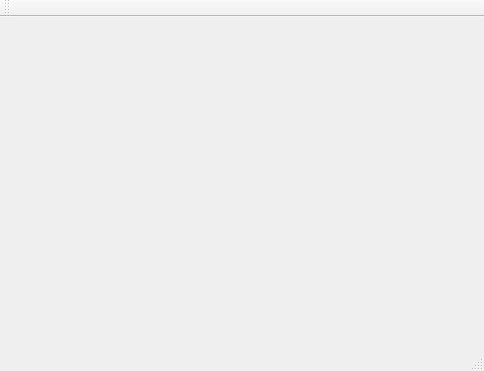
<?xml version="1.0" encoding="UTF-8"?>
<ui version="4.0">
 <class>BiLi2Magazine</class>
 <widget class="QMainWindow" name="BiLi2Magazine">
  <property name="geometry">
   <rect>
    <x>0</x>
    <y>0</y>
    <width>484</width>
    <height>371</height>
   </rect>
  </property>
  <property name="windowTitle">
   <string>BiLi2Magazine</string>
  </property>
  <widget class="QWidget" name="centralWidget"/>
  <widget class="QMenuBar" name="menuBar">
   <property name="geometry">
    <rect>
     <x>0</x>
     <y>0</y>
     <width>484</width>
     <height>23</height>
    </rect>
   </property>
  </widget>
  <widget class="QToolBar" name="mainToolBar">
   <attribute name="toolBarArea">
    <enum>TopToolBarArea</enum>
   </attribute>
   <attribute name="toolBarBreak">
    <bool>false</bool>
   </attribute>
  </widget>
  <widget class="QStatusBar" name="statusBar"/>
 </widget>
 <layoutdefault spacing="6" margin="11"/>
 <resources/>
 <connections/>
</ui>
